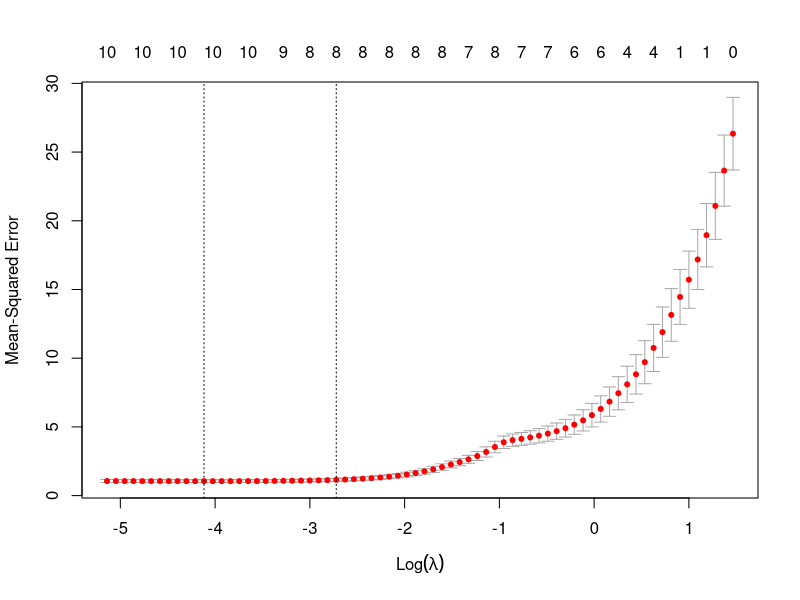
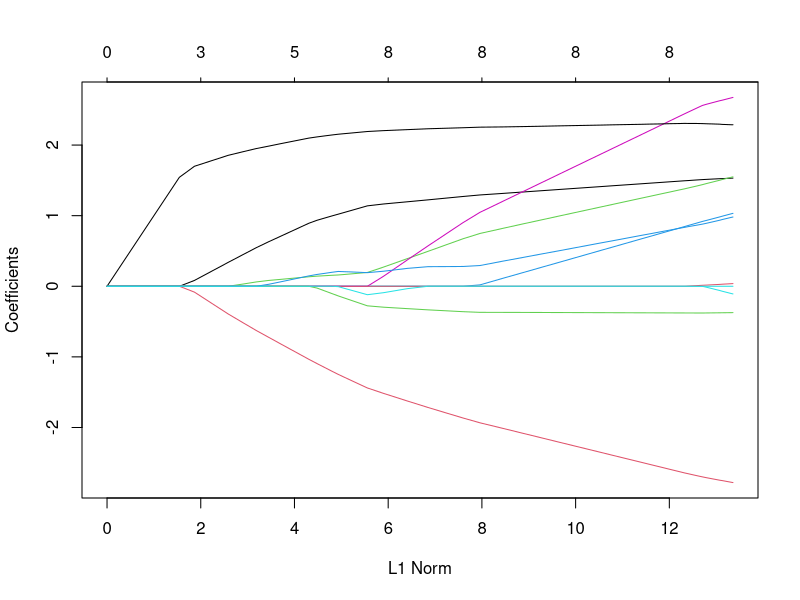

Here is the R script that generated these plots, in order:
## ---- chunk 1
library(MASS)

data(Boston, package="MASS")
## ---- chunk 2
B <- c(crim=1.52274943515658, zn=-2.79081122064963, indus=0, 
       nox=1.4332089680247, rm=1.03212527744472, age=0, 
       dis=2.75923800934106, tax=2.43884606240317, ptratio=0, 
       black=-0.371096117421985, lstat=1.09251574007794, medv=0)

eps <- rnorm(nrow(Boston))
## ---- chunk 3
Boston <- Boston[, names(B)]

Boston[, names(B)] <- scale(Boston[, names(B)], center = TRUE, scale = TRUE)
## ---- chunk 4
head(Boston)
## ---- chunk 5
Y = as.matrix(Boston[, names(B)]) %*% B + eps
Boston$Y = Y
## ---- chunk 6
test_indices <- sample(1:nrow(Boston), size = 0.4 * nrow(Boston))
X_test <- Boston[test_indices, names(B)]
Y_test <- Boston[test_indices, 'Y']
X_train <- Boston[-test_indices, names(B)]
Y_train <- Boston[-test_indices, 'Y']
## ---- chunk 7
model <- lm(Y ~ ., Boston, subset = -test_indices)
## ---- chunk 8
summary(model)
## ---- chunk 9
pred <- predict(model, newdata = X_test)
## ---- chunk 10
mse <- mean((Y_test - pred)^2)
cat("mse: ", mse)
## ---- chunk 11
min_mse <- mean((Y_test - as.matrix(X_test) %*% B)^2)
cat("min mse:", min_mse)
## ---- chunk 12
model_aic <- stepAIC(model, direction = "both", trace = FALSE)
model_bic <- stepAIC(model, direction = "both", k = log(nrow(biopsy)), trace = FALSE)
## ---- chunk 13
summary(model_aic)
## ---- chunk 14
summary(model_bic)
## ---- chunk 15
library(glmnet)
## ---- chunk 16
simple.cv <- cv.glmnet(x=as.matrix(X_train),
                       y = Y_train,
                       standardize=FALSE,
                       thresh=1e-16,
                       alpha=1,
                       )
## ---- chunk 17
plot(simple.cv)
## ---- chunk 18
coef(simple.cv)
## ---- chunk 19
Y_lasso <- predict(simple.cv, as.matrix(X_test))
## ---- chunk 20
simple.lasso <- glmnet(as.matrix(X_train), Y_train)
plot(simple.lasso)
## ---- chunk 21
train_indices <- sample(1:nrow(Boston), size = 40)
val_indices <- sample(setdiff(1:nrow(Boston), train_indices), size = 20)

X_train <- Boston[train_indices, names(B)]
X_val <- Boston[val_indices, names(B)]

Y_train <- Boston[train_indices, 'Y']
Y_val <- Boston[val_indices, 'Y']

X_test <- Boston[-c(train_indices, val_indices), names(B)]
Y_test <- Boston[-c(train_indices, val_indices), 'Y']
## ---- chunk 22
lasso_cv <- cv.glmnet(
  as.matrix(X_train), Y_train,
  standardize = FALSE,
  thresh = 1e-16,
  alpha = 1,
  nfolds = nrow(X_train)
)
## ---- chunk 23
thresholds <- seq(0, 1, length.out = 1000)
val_errors <- numeric(length(thresholds))
## ---- chunk 24
coef_lasso <- as.numeric(coef(lasso_cv, s = "lambda.min"))[-1] # bez interceptu
for (i in seq_along(thresholds)) {
  beta_thr <- coef_lasso
  beta_thr[abs(beta_thr) < thresholds[i]] <- 0
  Y_pred_val <- as.matrix(X_val) %*% beta_thr
  val_errors[i] <- mean((Y_val - Y_pred_val)^2)
}
## ---- chunk 25
best_thr <- thresholds[which.min(val_errors)]
cat("Najlepszy próg:", best_thr, "\n")
beta_best <- coef_lasso
beta_best[abs(beta_best) < best_thr] <- 0
selected_vars <- names(B)[beta_best != 0]

cat("Wybrane zmienne:", paste(selected_vars, collapse = ", "), "\n")
## ---- chunk 26
df_train_full <- as.data.frame(X_train)
  df_train_full$Y <- Y_train
  formula_str <- paste("Y ~", paste(selected_vars, collapse = " + "))
  lm_debiased <- lm(as.formula(formula_str), data = df_train_full)
  print(summary(lm_debiased))
  cat("Porównanie estymatorów z prawdziwymi wartościami:\n")
  print(data.frame(
    beta_hat = coef(lm_debiased)[-1],
    beta_true = B[selected_vars]
  ))
